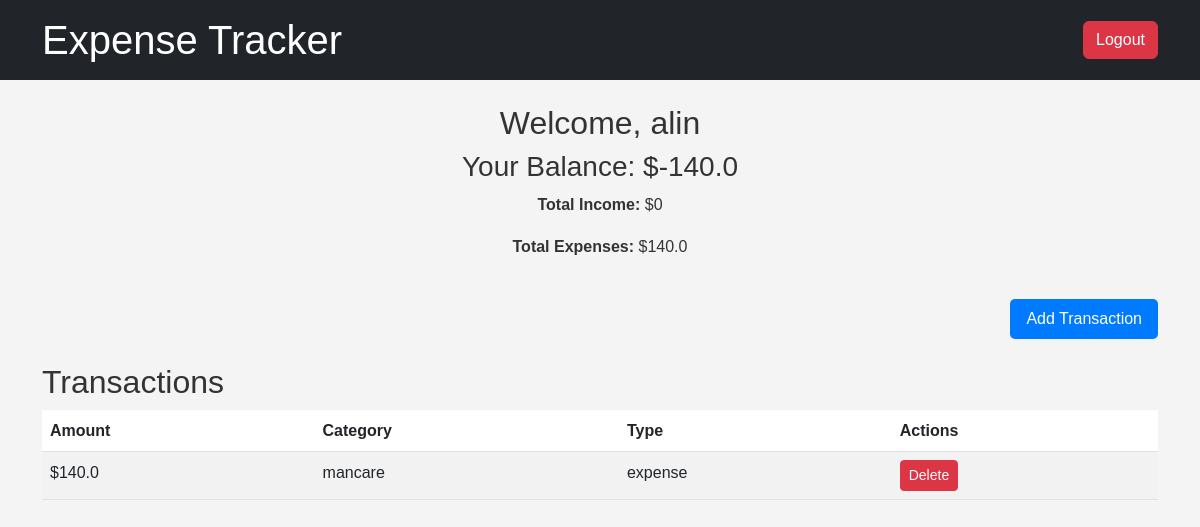
/ (signed in), run on the app's committed database.
### tables this page shows
CREATE TABLE users (
            id INTEGER PRIMARY KEY AUTOINCREMENT,
            username TEXT NOT NULL UNIQUE,
            password TEXT NOT NULL
        );

CREATE TABLE expenses (
            id INTEGER PRIMARY KEY AUTOINCREMENT,
            amount REAL NOT NULL,
            category TEXT,
            type TEXT NOT NULL,
            user_id INTEGER,
            FOREIGN KEY(user_id) REFERENCES users(id)
        );

### MIP.py (the view)
@app.route('/')
@login_required
def index():
    conn = sqlite3.connect(DB_NAME)
    cursor = conn.cursor()
    cursor.execute("SELECT * FROM expenses WHERE user_id = ?", (current_user.id,))
    expenses = cursor.fetchall()
    conn.close()
    total_income, total_expenses = calculate_totals(current_user.id)
    balance = total_income - total_expenses
    return render_template("index.html", expenses=expenses, balance=balance, total_income=total_income, total_expenses=total_expenses)

### MIP.py (called while the page is built)
@login_manager.user_loader
def load_user(user_id):
    conn = sqlite3.connect(DB_NAME)
    cursor = conn.cursor()
    cursor.execute("SELECT * FROM users WHERE id = ?", (user_id,))
    user = cursor.fetchone()
    conn.close()
    if user:
        return User(id=user[0], username=user[1])
    return None

def calculate_totals(user_id):
    conn = sqlite3.connect(DB_NAME)
    cursor = conn.cursor()
    cursor.execute("SELECT SUM(amount) FROM expenses WHERE type = 'income' AND user_id = ?", (user_id,))
    total_income = cursor.fetchone()[0] or 0
    cursor.execute("SELECT SUM(amount) FROM expenses WHERE type = 'expense' AND user_id = ?", (user_id,))
    total_expenses = cursor.fetchone()[0] or 0
    conn.close()
    return total_income, total_expenses

### Templates/index.html
{% extends "base.html" %}
{% block content %}
<div class="row">
    <div class="col-md-12 text-center mb-4">
        <h2>Welcome, {{ current_user.username }}</h2>
        <h3>Your Balance: ${{ balance }}</h3>
        <p><strong>Total Income:</strong> ${{ total_income }}</p>
        <p><strong>Total Expenses:</strong> ${{ total_expenses }}</p>
    </div>
</div>
<div class="row mb-4">
    <div class="col text-end">
        <a href="{{ url_for('add') }}" class="btn btn-primary btn-lg">Add Transaction</a>
    </div>
</div>
<div class="row">
    <div class="col-md-12">
        <h2>Transactions</h2>
        <table class="table table-striped">
            <thead>
                <tr>
                    <th>Amount</th>
                    <th>Category</th>
                    <th>Type</th>
                    <th>Actions</th>
                </tr>
            </thead>
            <tbody>
                {% for expense in expenses %}
                <tr>
                    <td>${{ expense[1] }}</td>
                    <td>{{ expense[2] or 'N/A' }}</td>
                    <td>{{ expense[3] }}</td>
                    <td>
                        <form action="{{ url_for('delete', transaction_id=expense[0]) }}" method="POST" style="display: inline;">
                            <button type="submit" class="btn btn-danger btn-sm">Delete</button>
                        </form>
                    </td>
                </tr>
                {% endfor %}
            </tbody>
        </table>
    </div>
</div>
{% endblock %}

### Templates/styles.css (style rules this page uses)
body { font-family: Arial, sans-serif; margin: 0; padding: 0; background-color: #f4f4f4; color: #333; line-height: 1.6; }
button { font-size: 1rem; padding: 0.5rem 1rem; border: none; border-radius: 5px; cursor: pointer; }
button.btn-danger { background-color: #dc3545; color: #fff; }
.btn-primary { background-color: #007bff; color: #fff; border: none; padding: 0.5rem 1rem; font-size: 1rem; border-radius: 5px; text-decoration: none; }

### data on the page
users: username "alin"
expenses: amount "140.0", category "mancare", type "expense"

### other printed values
{{ balance }} "-140.0"
{{ total_income }} "0"
{{ total_expenses }} "140.0"
